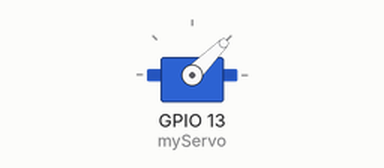
Bench run of a sketch on a simulated ESP32. On the bench: servo.

Above: at 0.05 s.
At 0.9 s:
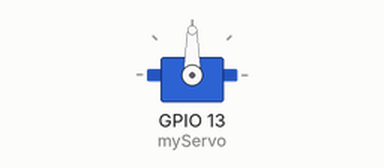
At 1.75 s:
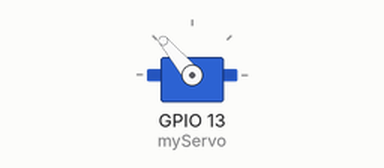
At 3.45 s:
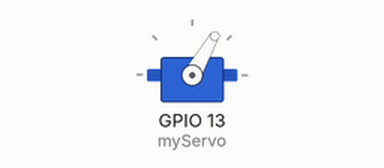
Timing chart, 0 to 8.7 s (numbered marks = the images above):
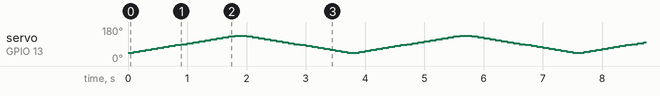

The sketch:

test_servo_motor.ino
```cpp
/*
  ------------------------------------------------------------------------------
  Project     : RoboAi - NeoBot: Remotely Operated Vehicle
  Test Code   : Servo Motor Sweep Test with ESP32
  ------------------------------------------------------------------------------
  📄 Description:
    This test code demonstrates how to control a servo motor using the ESP32.
    The servo is rotated from 45° to 135° and then back in a smooth sweeping motion.

  🎯 Purpose:
    ✅ Test servo motor control using ESP32
    ✅ Verify PWM signal generation with Servo library
    ✅ Demonstrate sweep functionality for robotic arm or sensor positioning
    ✅ Serve as base for integrating servo-driven mechanisms into NeoBot

  🔌 Wiring Connections:
    Servo Motor          →  ESP32 Board
    -------------------------------------
    VCC (Red)            →  5V
    GND (Brown/Black)    →  GND
    Signal (Orange/Yellow) → GPIO 13

  📚 Libraries Used:
    🔹 <ESP32Servo.h>   → For generating PWM signal to control servo

  ⚙️ Configuration Notes:
    - Standard servo PWM frequency (50 Hz)
    - Min pulse width: 500 µs, Max pulse width: 2400 µs
    - Sweep range: 45° to 135° in 5° steps
    - Delay of 100 ms between each step

  🧠 Code Logic Summary:
    - Initialize servo on GPIO 13
    - Sweep forward from 45° to 135°
    - Sweep backward from 135° to 45°
    - Repeat in loop

  🧪 Tested On:
    - ESP32 Dev Module
    - SG90 Micro Servo Motor
  ------------------------------------------------------------------------------
*/

#include <ESP32Servo.h>

Servo myServo;

void setup() {
  Serial.begin(115200);
  myServo.setPeriodHertz(50);    // Standard servo frequency
  myServo.attach(13, 500, 2400); // Pin, min and max pulse width in microseconds
}

void loop() {
  // Sweep from 45° to 135°
  for (int pos = 45; pos <= 135; pos += 5) {
    myServo.write(pos);
    delay(100);
  }

  // Sweep back to 45°
  for (int pos = 135; pos >= 45; pos -= 5) {
    myServo.write(pos);
    delay(100);
  }
}
```
